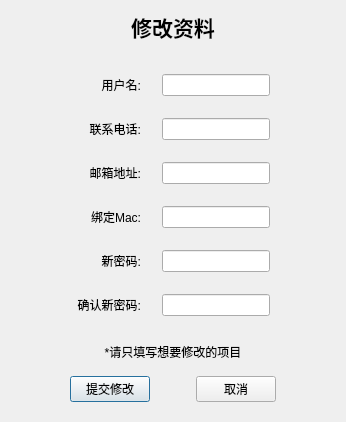
<?xml version="1.0" encoding="UTF-8"?>
<ui version="4.0">
 <class>EditUserInfo</class>
 <widget class="QDialog" name="EditUserInfo">
  <property name="geometry">
   <rect>
    <x>0</x>
    <y>0</y>
    <width>346</width>
    <height>422</height>
   </rect>
  </property>
  <property name="windowTitle">
   <string>Dialog</string>
  </property>
  <layout class="QVBoxLayout" name="verticalLayout">
   <item>
    <widget class="QLabel" name="label">
     <property name="sizePolicy">
      <sizepolicy hsizetype="Preferred" vsizetype="Fixed">
       <horstretch>0</horstretch>
       <verstretch>0</verstretch>
      </sizepolicy>
     </property>
     <property name="font">
      <font>
       <pointsize>16</pointsize>
       <weight>75</weight>
       <bold>true</bold>
      </font>
     </property>
     <property name="text">
      <string>修改资料</string>
     </property>
     <property name="alignment">
      <set>Qt::AlignCenter</set>
     </property>
    </widget>
   </item>
   <item>
    <widget class="QWidget" name="widget" native="true">
     <layout class="QGridLayout" name="gridLayout">
      <property name="bottomMargin">
       <number>5</number>
      </property>
      <item row="0" column="2">
       <spacer name="horizontalSpacer">
        <property name="orientation">
         <enum>Qt::Horizontal</enum>
        </property>
        <property name="sizeType">
         <enum>QSizePolicy::Fixed</enum>
        </property>
        <property name="sizeHint" stdset="0">
         <size>
          <width>15</width>
          <height>20</height>
         </size>
        </property>
       </spacer>
      </item>
      <item row="4" column="1">
       <widget class="QLabel" name="labPwd">
        <property name="text">
         <string>新密码:</string>
        </property>
        <property name="alignment">
         <set>Qt::AlignRight|Qt::AlignTrailing|Qt::AlignVCenter</set>
        </property>
       </widget>
      </item>
      <item row="1" column="3">
       <widget class="QLineEdit" name="lePhone"/>
      </item>
      <item row="0" column="3">
       <widget class="QLineEdit" name="leName"/>
      </item>
      <item row="5" column="3">
       <widget class="QLineEdit" name="lePwdChe">
        <property name="echoMode">
         <enum>QLineEdit::Password</enum>
        </property>
       </widget>
      </item>
      <item row="2" column="1">
       <widget class="QLabel" name="labEmail">
        <property name="text">
         <string>邮箱地址:</string>
        </property>
        <property name="alignment">
         <set>Qt::AlignRight|Qt::AlignTrailing|Qt::AlignVCenter</set>
        </property>
       </widget>
      </item>
      <item row="0" column="0">
       <spacer name="horizontalSpacer_3">
        <property name="orientation">
         <enum>Qt::Horizontal</enum>
        </property>
        <property name="sizeHint" stdset="0">
         <size>
          <width>40</width>
          <height>20</height>
         </size>
        </property>
       </spacer>
      </item>
      <item row="3" column="1">
       <widget class="QLabel" name="labMac">
        <property name="text">
         <string>绑定Mac:</string>
        </property>
        <property name="alignment">
         <set>Qt::AlignRight|Qt::AlignTrailing|Qt::AlignVCenter</set>
        </property>
       </widget>
      </item>
      <item row="3" column="3">
       <widget class="QLineEdit" name="leMac"/>
      </item>
      <item row="5" column="1">
       <widget class="QLabel" name="labPwdChe">
        <property name="text">
         <string>确认新密码:</string>
        </property>
        <property name="alignment">
         <set>Qt::AlignRight|Qt::AlignTrailing|Qt::AlignVCenter</set>
        </property>
       </widget>
      </item>
      <item row="1" column="1">
       <widget class="QLabel" name="labPhone">
        <property name="text">
         <string>联系电话:</string>
        </property>
        <property name="alignment">
         <set>Qt::AlignRight|Qt::AlignTrailing|Qt::AlignVCenter</set>
        </property>
       </widget>
      </item>
      <item row="2" column="3">
       <widget class="QLineEdit" name="leEmail"/>
      </item>
      <item row="4" column="3">
       <widget class="QLineEdit" name="lePwd">
        <property name="echoMode">
         <enum>QLineEdit::Password</enum>
        </property>
       </widget>
      </item>
      <item row="0" column="1">
       <widget class="QLabel" name="labName">
        <property name="text">
         <string>用户名:</string>
        </property>
        <property name="alignment">
         <set>Qt::AlignRight|Qt::AlignTrailing|Qt::AlignVCenter</set>
        </property>
       </widget>
      </item>
      <item row="0" column="4">
       <spacer name="horizontalSpacer_4">
        <property name="orientation">
         <enum>Qt::Horizontal</enum>
        </property>
        <property name="sizeHint" stdset="0">
         <size>
          <width>40</width>
          <height>20</height>
         </size>
        </property>
       </spacer>
      </item>
     </layout>
    </widget>
   </item>
   <item>
    <widget class="QLabel" name="label_8">
     <property name="sizePolicy">
      <sizepolicy hsizetype="Preferred" vsizetype="Fixed">
       <horstretch>0</horstretch>
       <verstretch>0</verstretch>
      </sizepolicy>
     </property>
     <property name="text">
      <string>*请只填写想要修改的项目</string>
     </property>
     <property name="alignment">
      <set>Qt::AlignCenter</set>
     </property>
    </widget>
   </item>
   <item>
    <widget class="QWidget" name="widget_2" native="true">
     <property name="sizePolicy">
      <sizepolicy hsizetype="Preferred" vsizetype="Fixed">
       <horstretch>0</horstretch>
       <verstretch>0</verstretch>
      </sizepolicy>
     </property>
     <layout class="QHBoxLayout" name="horizontalLayout">
      <item>
       <spacer name="horizontalSpacer_5">
        <property name="orientation">
         <enum>Qt::Horizontal</enum>
        </property>
        <property name="sizeHint" stdset="0">
         <size>
          <width>40</width>
          <height>20</height>
         </size>
        </property>
       </spacer>
      </item>
      <item>
       <widget class="QPushButton" name="btnSubmit">
        <property name="text">
         <string>提交修改</string>
        </property>
       </widget>
      </item>
      <item>
       <spacer name="horizontalSpacer_2">
        <property name="orientation">
         <enum>Qt::Horizontal</enum>
        </property>
        <property name="sizeType">
         <enum>QSizePolicy::Fixed</enum>
        </property>
        <property name="sizeHint" stdset="0">
         <size>
          <width>40</width>
          <height>20</height>
         </size>
        </property>
       </spacer>
      </item>
      <item>
       <widget class="QPushButton" name="btnClose">
        <property name="text">
         <string>取消</string>
        </property>
       </widget>
      </item>
      <item>
       <spacer name="horizontalSpacer_6">
        <property name="orientation">
         <enum>Qt::Horizontal</enum>
        </property>
        <property name="sizeHint" stdset="0">
         <size>
          <width>40</width>
          <height>20</height>
         </size>
        </property>
       </spacer>
      </item>
     </layout>
    </widget>
   </item>
  </layout>
 </widget>
 <tabstops>
  <tabstop>leName</tabstop>
  <tabstop>lePhone</tabstop>
  <tabstop>leEmail</tabstop>
  <tabstop>leMac</tabstop>
  <tabstop>lePwd</tabstop>
  <tabstop>lePwdChe</tabstop>
  <tabstop>btnSubmit</tabstop>
  <tabstop>btnClose</tabstop>
 </tabstops>
 <resources/>
 <connections/>
</ui>
